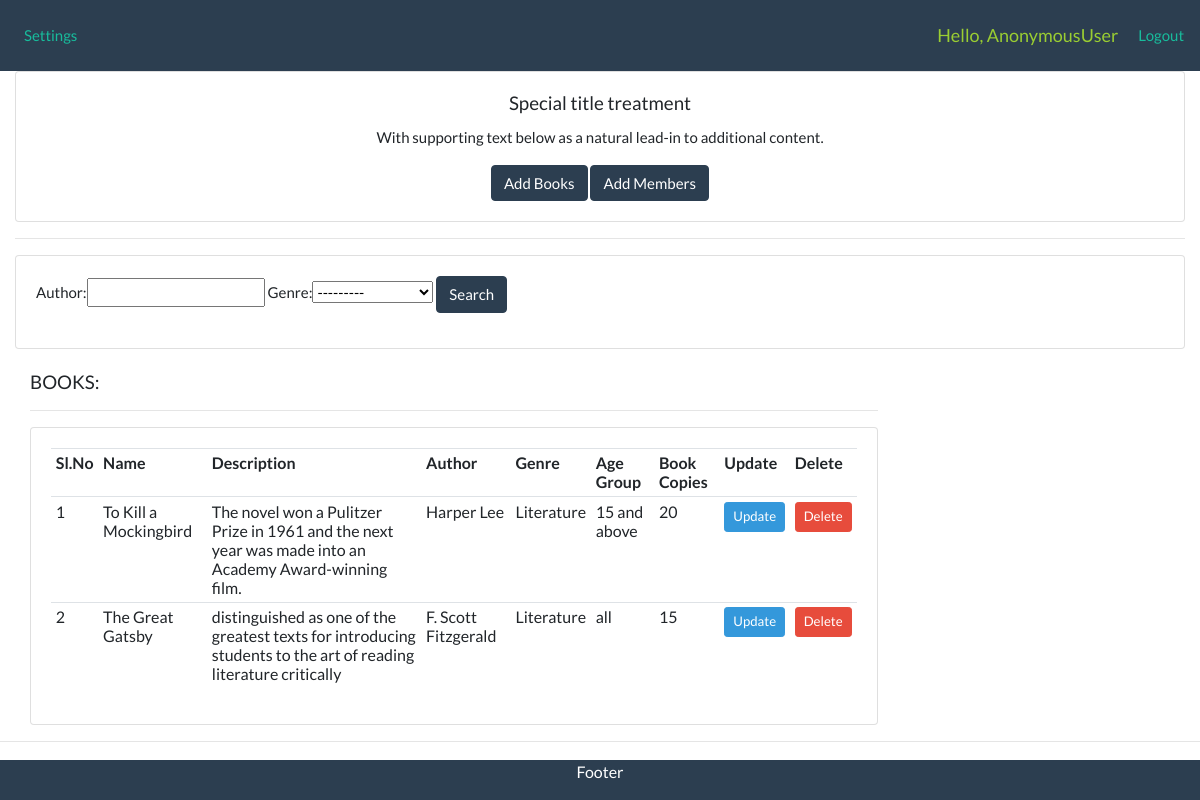
The page /book/ on the database as committed earlier.
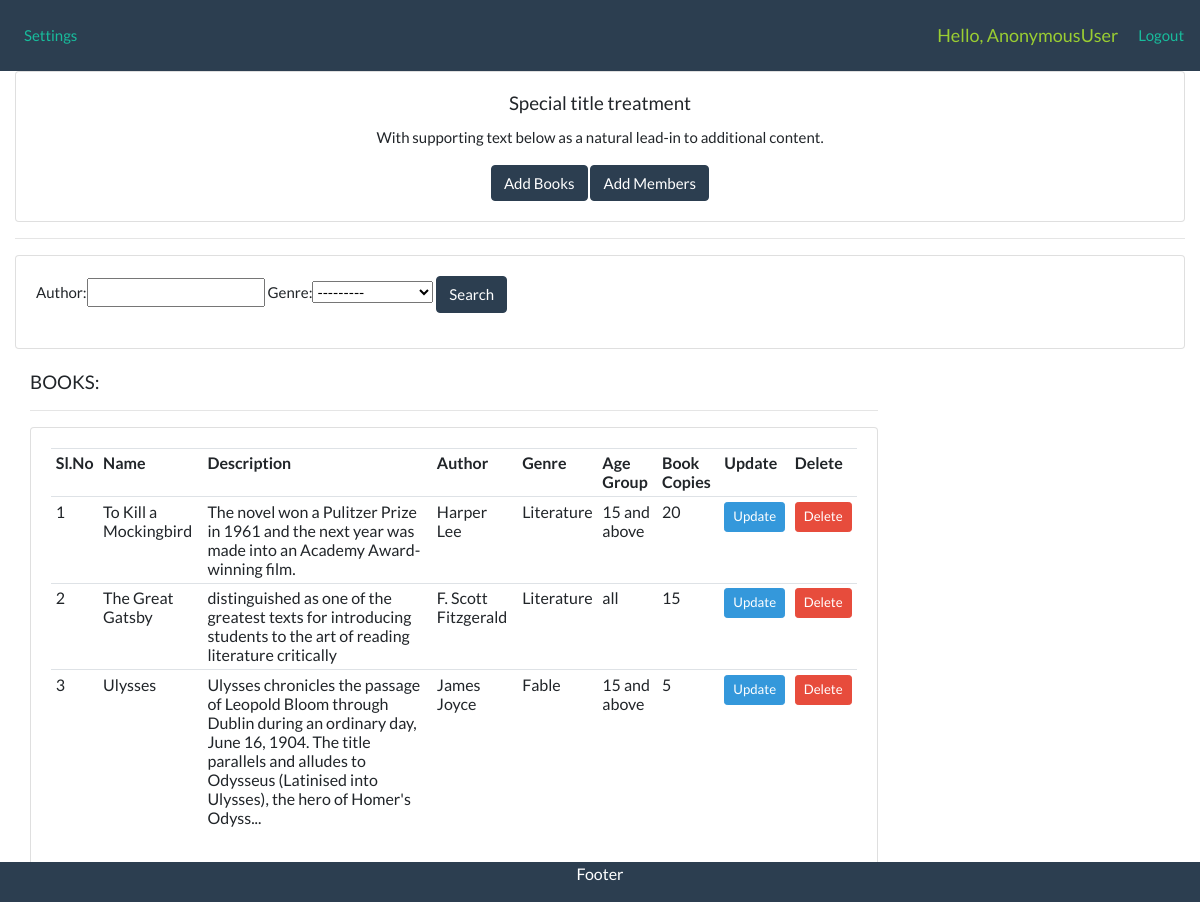
The same page on the database as committed later.
### library/models.py (models this page shows, shortened)
class Book(models.Model):
    GENRE = (
            ('Science Fiction', 'Science Fiction'),
            ('Thriller', 'Thriller'),
            ('Biography', 'Biography'),
            ('Fable', 'Fable'),
            ('Literature', 'Literature'),
            ('History', 'History'),
    )
    name = models.CharField(max_length=200, null=True)
    description = models.CharField(max_length=200, null=True)
    author = models.CharField(max_length=200, null=True)
    genre = models.CharField(max_length=200, null=True, choices=GENRE)
    ageGroup = models.CharField(max_length=200, null=True)
    bookCopies = models.CharField(max_length=200, null=True)
    date_published = models.DateTimeField(
        auto_now=False, max_length=200, null=True)
    date_of_keeping = models.DateTimeField(
        auto_now=False, max_length=200, null=True)

### library/views.py (the view)
# urls.py: path('book/', views.displayBooks, name="book"),
def displayBooks(request):
    books = Book.objects.all()
    myFilter = BookFilter(request.GET, queryset=books)
    books = myFilter.qs
    context = {'books': books, 'myFilter': myFilter}
    return render(request, 'library/book.html', context)

### library/templates/library/book.html
{% extends 'library/main.html' %}
{% block content %}
<div class="card text-center">
    <div class="card-body">
      <h5 class="card-title">Special title treatment</h5>
      <p class="card-text">With supporting text below as a natural lead-in to additional content.</p>
      <a href="{% url 'create_book' %}" class="btn btn-primary">Add Books</a>
      <a href="{% url 'create_member' %}" class="btn btn-primary">Add Members</a>
    </div>
</div>
<hr>
<div class="row">
	<div class="col">
		<div class="card card-body">
			<form method="get">
                {{myFilter.form}}
		    <button class="btn btn-primary" type="submit">Search</button>
		  </form>
		</div>
	</div>
</div>
<br>
<div class="col-md-9">
    <h5>BOOKS:</h5>
    <hr>
    <div class="card card-body">
        <table class="table table-sm">
          <tr>
            <th>Sl.No</th>
            <th>Name</th>
            <th>Description</th>
            <th>Author</th>
            <th>Genre</th>
            <th>Age Group</th>
            <th>Book Copies</th>
            <th>Update</th>
            <th>Delete</th>
          </tr>
         {% for book in books %}
         <tr>
             <td>{{book.id}}</td>
             <td>{{book.name}}</td>
             <td>{{book.description}}</td>
             <td>{{book.author}}</td>
             <td>{{book.genre}}</td>
             <td>{{book.ageGroup}}</td>
             <td>{{book.bookCopies}}</td>
             <td><a class="btn btn-sm btn-info"
                href="{% url 'update_book' book.id %}">Update</a></td>
             <td><a class="btn btn-sm btn-danger"
                href="{% url 'delete_book' book.id %}">Delete</a></td>
         </tr>
         {% endfor %}
        </table>
    </div>
</div>
{% endblock %}

### library/templates/library/main.html (shortened to what this page needs)
{% load static %}
<html>
<head>
    <link rel="stylesheet" href="https://bootswatch.com/4/flatly/bootstrap.min.css">
    <link rel="stylesheet" type="text/css" href="{% static '/css/main.css' %}">
</head>
<body>
    {%  include 'library/navbar.html' %}
    <div class="container-fluid">
        {% block content %}
        {% endblock %}
    </div>
    <hr>
    <div class="footer bg-primary text-white">
        <p>Footer</p>
    </div>
</body>
</html>

### library/templates/library/navbar.html (shortened to what this page needs)
{% load static %}
<nav class="navbar navbar-expand-lg bg-primary">
  <div class="collapse navbar-collapse" id="navbarNavAltMarkup">
    <div class="navbar-nav">
      {% if request.user.is_staff %}
      <a class="nav-item nav-link active" href="{% url 'home' %}">Home<span class="sr-only">(current)</span></a>
      <li class="nav-item dropdown">
        <a class="nav-link dropdown-toggle" href="" id="navbarDropdown" role="button" data-toggle="dropdown"
          aria-haspopup="true" aria-expanded="false">
          Books
        </a>
        <div class="dropdown-menu" aria-labelledby="navbarDropdown">
          <a class="dropdown-item" href="{% url 'book' %}">Display Books</a>
          <div class="dropdown-divider"></div>
          <a class="dropdown-item" href="{% url 'upload_pdf' %}">Upload Pdf</a>
          <div class="dropdown-divider"></div>
          <a class="dropdown-item" href="{% url 'display_pdf' %}">Display Pdf</a>
        </div>
      </li>
      <li class="nav-item dropdown">
        <a class="nav-link dropdown-toggle" href="" id="navbarDropdown" role="button" data-toggle="dropdown"
          aria-haspopup="true" aria-expanded="false">
          Members
        </a>
        <div class="dropdown-menu" aria-labelledby="navbarDropdown">
          <a class="dropdown-item" href="{% url 'create_member' %}">Add Members</a>
        </div>
      </li>
      {% else %}
      <a class="nav-item nav-link" href="{% url 'account' %}">Settings</a>
      {% endif %}
    </div>
  </div>
  <span class="logout">Hello, {{request.user}} </span>
  <span class="hello-msg"><a href="{% url 'logout' %}">Logout</a></span>
</nav>

### static/css/main.css (style rules this page uses)
.footer { position: fixed; left: 0; bottom: 0; width: 100%; text-align: center; font-size: 16px; }
body { background-color: white; }

### library/templates/library/navbar.html (style rules this page uses)
.logout { font-size: 18px; color: yellowgreen; margin-right: 20px; }

Rows that differ between the two databases and show on the page:
added Book: id "3", name "Ulysses", description "Ulysses chronicles the passage of Leopold Bloom through Dublin during an ordinary day, June 16, 1904. The title parallels and alludes to Odysseus (Latinised into Ulysses), the hero of Homer's Odyss...", author "James Joyce", genre "Fable", ageGroup "15 and above", bookCopies "5"
